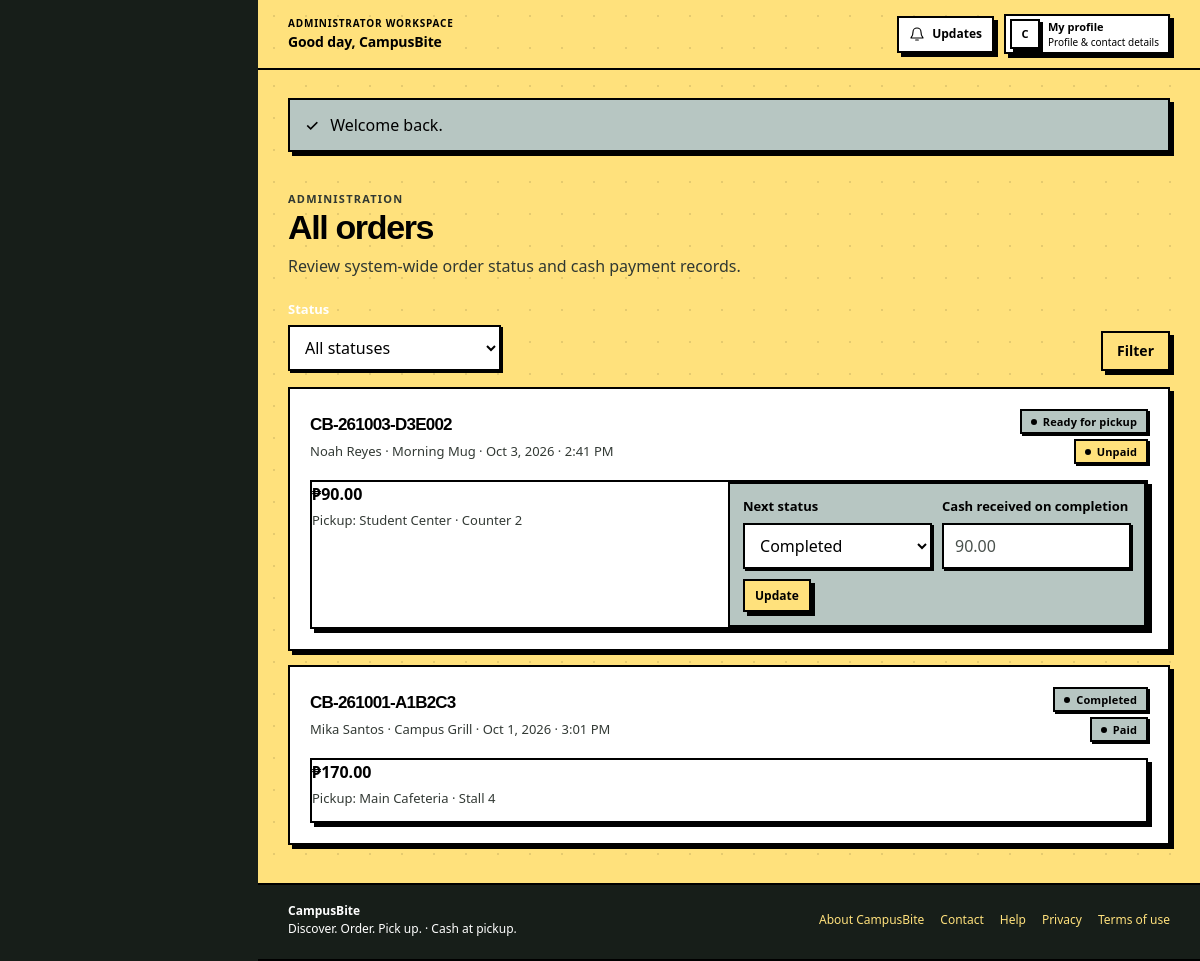
Page /index.php?r=admin.orders (signed in) on the committed database.
### tables this page shows
CREATE TABLE IF NOT EXISTS users (
  id INT UNSIGNED NOT NULL AUTO_INCREMENT,
  role_id TINYINT UNSIGNED NOT NULL,
  full_name VARCHAR(120) NOT NULL,
  email VARCHAR(190) NOT NULL,
  password_hash VARCHAR(255) NOT NULL,
  phone VARCHAR(30) NULL,
  status ENUM('ACTIVE','SUSPENDED') NOT NULL DEFAULT 'ACTIVE',
  last_login_at DATETIME NULL,
  created_at DATETIME NOT NULL DEFAULT CURRENT_TIMESTAMP,
  updated_at DATETIME NOT NULL DEFAULT CURRENT_TIMESTAMP ON UPDATE CURRENT_TIMESTAMP,
  PRIMARY KEY (id),
  UNIQUE KEY uq_users_email (email),
  KEY idx_users_role_status (role_id, status),
  CONSTRAINT fk_users_role FOREIGN KEY (role_id) REFERENCES roles(id) ON DELETE RESTRICT
);

CREATE TABLE IF NOT EXISTS roles (
  id TINYINT UNSIGNED NOT NULL AUTO_INCREMENT,
  name VARCHAR(30) NOT NULL,
  display_name VARCHAR(60) NOT NULL,
  PRIMARY KEY (id),
  UNIQUE KEY uq_roles_name (name)
);

CREATE TABLE IF NOT EXISTS orders (
  id BIGINT UNSIGNED NOT NULL AUTO_INCREMENT,
  order_number VARCHAR(32) NOT NULL,
  user_id INT UNSIGNED NULL,
  vendor_id INT UNSIGNED NOT NULL,
  source ENUM('STUDENT','POS') NOT NULL DEFAULT 'STUDENT',
  status ENUM('PENDING','CONFIRMED','PREPARING','READY','COMPLETED','CANCELLED','REJECTED') NOT NULL DEFAULT 'PENDING',
  subtotal DECIMAL(10,2) NOT NULL,
  total DECIMAL(10,2) NOT NULL,
  pickup_location VARCHAR(240) NOT NULL,
  prep_estimate_minutes SMALLINT UNSIGNED NOT NULL DEFAULT 10,
  customer_note VARCHAR(300) NULL,
  accepted_at DATETIME NULL,
  ready_at DATETIME NULL,
  completed_at DATETIME NULL,
  created_at DATETIME NOT NULL DEFAULT CURRENT_TIMESTAMP,
  updated_at DATETIME NOT NULL DEFAULT CURRENT_TIMESTAMP ON UPDATE CURRENT_TIMESTAMP,
  PRIMARY KEY (id),
  UNIQUE KEY uq_orders_number (order_number),
  KEY idx_orders_user_created (user_id, created_at),
  KEY idx_orders_vendor_status_created (vendor_id, status, created_at),
  KEY idx_orders_status_created (status, created_at),
  CONSTRAINT fk_orders_user FOREIGN KEY (user_id) REFERENCES users(id) ON DELETE SET NULL,
  CONSTRAINT fk_orders_vendor FOREIGN KEY (vendor_id) REFERENCES vendors(id) ON DELETE RESTRICT
);

CREATE TABLE IF NOT EXISTS vendors (
  id INT UNSIGNED NOT NULL AUTO_INCREMENT,
  user_id INT UNSIGNED NOT NULL,
  name VARCHAR(120) NOT NULL,
  slug VARCHAR(150) NOT NULL,
  description TEXT NULL,
  pickup_location VARCHAR(180) NOT NULL,
  stall_label VARCHAR(80) NULL,
  prep_minutes SMALLINT UNSIGNED NOT NULL DEFAULT 15,
  logo_media_id BIGINT UNSIGNED NULL,
  status ENUM('PENDING','ACTIVE','REJECTED','SUSPENDED') NOT NULL DEFAULT 'PENDING',
  approved_at DATETIME NULL,
  approved_by INT UNSIGNED NULL,
  created_at DATETIME NOT NULL DEFAULT CURRENT_TIMESTAMP,
  updated_at DATETIME NOT NULL DEFAULT CURRENT_TIMESTAMP ON UPDATE CURRENT_TIMESTAMP,
  PRIMARY KEY (id),
  UNIQUE KEY uq_vendors_user (user_id),
  UNIQUE KEY uq_vendors_slug (slug),
  KEY idx_vendors_status (status),
  CONSTRAINT fk_vendors_user FOREIGN KEY (user_id) REFERENCES users(id) ON DELETE RESTRICT,
  CONSTRAINT fk_vendors_logo FOREIGN KEY (logo_media_id) REFERENCES media(id) ON DELETE SET NULL,
  CONSTRAINT fk_vendors_approver FOREIGN KEY (approved_by) REFERENCES users(id) ON DELETE SET NULL
);

CREATE TABLE IF NOT EXISTS system_settings (
  setting_key VARCHAR(100) NOT NULL,
  setting_value TEXT NOT NULL,
  updated_by INT UNSIGNED NULL,
  updated_at DATETIME NOT NULL DEFAULT CURRENT_TIMESTAMP ON UPDATE CURRENT_TIMESTAMP,
  PRIMARY KEY (setting_key),
  CONSTRAINT fk_settings_updater FOREIGN KEY (updated_by) REFERENCES users(id) ON DELETE SET NULL
);

CREATE TABLE IF NOT EXISTS cms_content (
  id INT UNSIGNED NOT NULL AUTO_INCREMENT,
  content_key VARCHAR(100) NOT NULL,
  title VARCHAR(180) NOT NULL,
  body MEDIUMTEXT NULL,
  section VARCHAR(40) NOT NULL DEFAULT 'page',
  image_media_id BIGINT UNSIGNED NULL,
  is_published TINYINT(1) NOT NULL DEFAULT 1,
  updated_by INT UNSIGNED NULL,
  created_at DATETIME NOT NULL DEFAULT CURRENT_TIMESTAMP,
  updated_at DATETIME NOT NULL DEFAULT CURRENT_TIMESTAMP ON UPDATE CURRENT_TIMESTAMP,
  PRIMARY KEY (id),
  UNIQUE KEY uq_cms_key (content_key),
  KEY idx_cms_section_published (section, is_published),
  CONSTRAINT fk_cms_media FOREIGN KEY (image_media_id) REFERENCES media(id) ON DELETE SET NULL,
  CONSTRAINT fk_cms_updater FOREIGN KEY (updated_by) REFERENCES users(id) ON DELETE SET NULL
);

### views/admin/orders.php (the view, shortened to what the rows shown need)
<div class="page-heading"><div><p class="eyebrow">Administration</p><h1>All orders</h1><p>Review system-wide order status and cash payment records.</p></div></div>
<?php if ($orders): ?><div class="stack"><?php foreach ($orders as $order): $next=Order::allowedNext($order['status']); ?><article class="panel"><div class="spread"><div><h2 class="panel-title" style="margin:0"><?= h($order['order_number']) ?></h2><p class="muted small" style="margin:4px 0 0"><?= h($order['student_name'] ?: 'POS sale') ?> · <?= h($order['vendor_name']) ?> · <?= h(format_datetime($order['created_at'])) ?></p></div><div class="stack" style="justify-items:end;gap:5px"><?php $status=$order['status'];require APP_ROOT . '/views/components/status-badge.php'; ?><?php $status=$order['payment_status']??'UNPAID';require APP_ROOT . '/views/components/status-badge.php'; ?></div></div><div class="order-card-content"><div><strong><?= h(money($order['total'])) ?></strong><p class="muted small">Pickup: <?= h($order['pickup_location']) ?></p></div><?php if ($next): ?><form method="post" action="<?= h(app_url('admin.order.status')) ?>" class="order-action-form" data-submit-feedback><?= csrf_field() ?><input type="hidden" name="order_id" value="<?= (int)$order['id'] ?>"><div class="form-field"><label for="admin-status-<?= (int)$order['id'] ?>">Next status</label><select id="admin-status-<?= (int)$order['id'] ?>" name="status"><?php foreach ($next as $choice): ?><option value="<?= h($choice) ?>"><?= h(status_label($choice)) ?></option><?php endforeach; ?></select></div><div class="form-field"><label for="admin-cash-<?= (int)$order['id'] ?>">Cash received on completion</label><input id="admin-cash-<?= (int)$order['id'] ?>" name="cash_received" type="number" min="0" step="0.01" placeholder="<?= h(number_format((float)$order['total'],2,'.','')) ?>"></div><button class="button button-secondary button-small" type="submit">Update</button></form><?php endif; ?></div></article><?php endforeach; ?></div><?php $routeName='admin.orders';$perPage=$limit;$queryParams=$status?['status'=>$status]:[];require APP_ROOT . '/views/components/pagination.php'; ?><?php else: ?><div class="empty-state"><h2>No orders found</h2><p>Try another status filter.</p></div><?php endif; ?>

### views/layouts/header.php (shortened to what the rows shown need)
<?php
$user = current_user();
$unreadCount = 0;
if ($user) {
    try {
        $unreadCount = (int) (db_one('SELECT COUNT(*) AS n FROM notifications WHERE user_id=? AND read_at IS NULL', 'i', [(int) $user['id']])['n'] ?? 0);
    } catch (Throwable $e) { $unreadCount = 0; $cartCount = 0; }
}
$workspaceMode = $user && in_array($user['role'], ['STUDENT', 'VENDOR', 'ADMIN'], true);
$workspaceRoleLabel = match ($user['role'] ?? '') {
    'ADMIN' => 'Administrator',
    'VENDOR' => 'Vendor',
    'STUDENT' => 'Student',
    default => 'Account',
};
$userName = trim((string) ($user['full_name'] ?? ''));
$userFirstName = $userName !== '' ? (explode(' ', $userName)[0] ?? $userName) : 'there';
$userInitial = strtoupper(substr($userFirstName, 0, 1));
?>
<!doctype html>
<html lang="en">
<head>
  <title><?= h(($title ?? 'Discover campus food') . ' · ' . site_name()) ?></title>
  <link rel="stylesheet" href="https://api.fontshare.com/v2/css?f[]=cabinet-grotesk@400,500,700,800&amp;display=swap">
  <link rel="stylesheet" href="https://api.fontshare.com/v2/css?f[]=satoshi@400,500,700&amp;display=swap">
  <link rel="stylesheet" href="<?= h(APP_BASE) ?>/assets/css/app.css">
</head>
<body<?= $workspaceMode ? ' class="workspace-body"' : '' ?>>
<?php if ($workspaceMode): ?>
<div class="workspace-shell" data-workspace-layout>
  <div class="workspace-main">
    <header class="workspace-topbar">
      <div class="workspace-topbar-leading">
        <div class="workspace-greeting">
          <span class="workspace-topbar-kicker"><?= h($workspaceRoleLabel) ?> workspace</span>
          <strong>Good day, <?= h($userFirstName) ?></strong>
        </div>
      </div>
      <div class="workspace-topbar-actions">
        <a class="workspace-updates" href="<?= h(app_url('notifications')) ?>" aria-label="Notifications<?= $unreadCount ? ', ' . (int) $unreadCount . ' unread' : '' ?>">
          <svg viewBox="0 0 24 24" aria-hidden="true" focusable="false"><path d="M18 9a6 6 0 0 0-12 0c0 7-3 7-3 9h18c0-2-3-2-3-9M10 21h4"/></svg>
          <span>Updates</span><?php if ($unreadCount): ?><span class="workspace-topbar-badge"><?= (int) $unreadCount ?></span><?php endif; ?>
        </a>
        <a class="workspace-topbar-account" href="<?= h(app_url('profile')) ?>">
          <span class="workspace-avatar workspace-avatar-small" aria-hidden="true"><?= h($userInitial) ?></span>
          <span class="workspace-topbar-account-label">My profile<small>Profile &amp; contact details</small></span>
        </a>
      </div>
    </header>
    <main class="site-main workspace-site-main" id="main-content">
      <div class="workspace-content">
<?php endif; ?>

### views/components/status-badge.php (shortened to what the rows shown need)
<?php
$badgeStatus = strtoupper((string) ($status ?? ''));
$badgeClass = match ($badgeStatus) {
    'COMPLETED', 'ACTIVE', 'PAID', 'RESTOCK', 'PURCHASE', 'PUBLISHED' => 'status-completed',
    'PENDING', 'UNPAID', 'PREPARING', 'OPEN', 'WASTE' => 'status-pending',
    'CONFIRMED', 'READY', 'RESOLVED' => 'status-ready',
    'CANCELLED', 'REJECTED', 'SUSPENDED', 'HIDDEN', 'DISMISSED' => 'status-cancelled',
    default => 'status-neutral',
};
$badgeText = $badgeLabel ?? status_label($badgeStatus);
?>
<span class="badge <?= h($badgeClass) ?>"><?= h($badgeText) ?></span>

### views/layouts/footer.php
<?php
$footerPages = [];
try {
    $footerPages = db_all("SELECT content_key, title FROM cms_content WHERE section='page' AND is_published=1 ORDER BY content_key");
} catch (Throwable $e) {
}
?>
      </div>
    </main>
    <footer class="site-footer<?= $workspaceMode ? ' workspace-footer' : '' ?>">
      <div class="container footer-inner">
        <div><strong><?= h(site_name()) ?></strong><br><span>Discover. Order. Pick up. · Cash at pickup.</span></div>
        <nav class="footer-links" aria-label="Information">
          <?php foreach ($footerPages as $page): if (preg_match('/^page\.([a-z0-9]+(?:-[a-z0-9]+)*)$/', (string) $page['content_key'], $match)): ?>
            <a href="<?= h(app_url('content', ['page' => $match[1]])) ?>"><?= h($page['title']) ?></a>
          <?php endif; endforeach; ?>
        </nav>
      </div>
    </footer>
<?php if ($workspaceMode): ?>
  </div>
</div>
<?php endif; ?>
</body>
</html>

### rows in the picture
users: role.name "ADMINISTRATOR", full_name "CampusBite", full_name "C"
orders: order_number "CB-261003-D3E002", user.full_name "Noah Reyes", vendor.name "Morning Mug", created_at "Oct 3, 2026 · 2:41 PM", status "Ready for pickup Unpaid", total "₱90.00", pickup_location "Student Center · Counter 2", cash_received "90.00"
orders: order_number "CB-261001-A1B2C3", user.full_name "Mika Santos", vendor.name "Campus Grill", created_at "Oct 1, 2026 · 3:01 PM", status "Completed Paid", total "₱170.00", pickup_location "Main Cafeteria · Stall 4"
system_settings: setting_value "CampusBite"
cms_content: title "About CampusBite"
cms_content: title "Contact"
cms_content: title "Help"
cms_content: title "Privacy"
cms_content: title "Terms of use"

### other values in the picture
$flash['message'] "Welcome back."
form field status "Completed"
